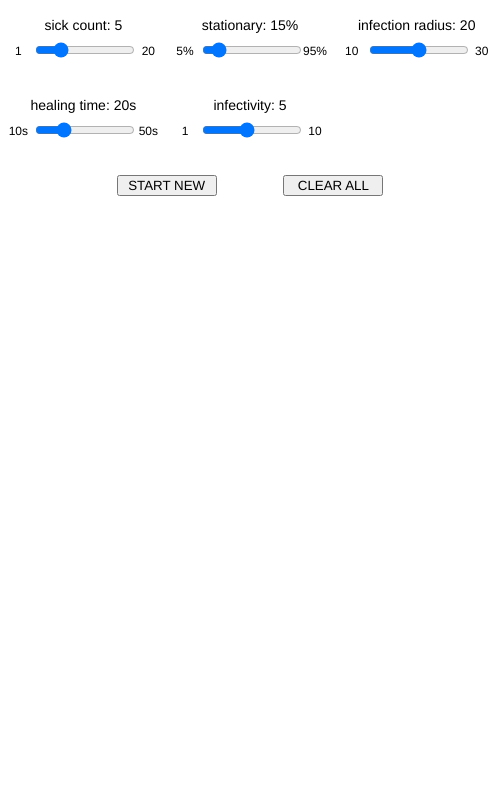
Frame 1 (no input)
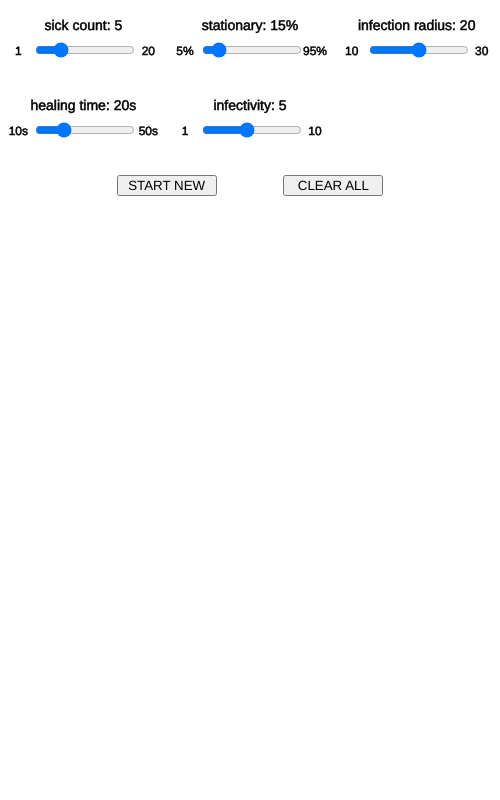
Frame 60 (no input)
Frame 120 (the mouse pressed at the canvas centre since frame 60): identical to frame 60, image omitted

The p5.js sketch that drew these frames (run headless with seeded random() and noise() and a simulated clock; from frame 60 on, the mouse is pressed at the canvas centre):

// p5.js sketch
// ── sketch.js
'use strict';

const WIDTH = 500;
const HEIGHT = 800;

const Y_MARGINAL_TOP = 200; // Marginal size at the top of the canvas
const Y_MARGINAL_BOTTOM = 100; // Marginal size at the bottom of the canvas

// Variables for DOM elements at the top of the canvas
let startButton;
let clearAllButton;

let sickSlider;
let stationaryProbabilitySlider;
let infectionRadiusSlider;
let healingTimeSlider;
let infectivitySlider;

// Runtime variables
let runId;                  // Each run is assigned a unique runId to store run specific history.
let particles = [];         // Array to store all the particles visible in the canvas.
let particleCount = 100;    // Total number of particles in the canvas.

// Simulation parameters
let startSickCount;         // Sick count at the beginning of the simulation.
let stationaryProbability;  // Probability for a particle to be a stationary particle.
let infectionRadius;        // Radius where the sick may contract the disease
let healingTime;            // Time it takes to heal from the infection (seconds)
let infectivity;            // How well the infection spreads.

let currentSickCount = 0;   // Count of sick particles at each frame.
let sickHistory = {};       // Object to store history of previous runs.

let sliderTextsAbove = [];
let sliderTextsSides = [];

function createSliderWithText(values) {
  const { min, max, start, step, unit, row, col, text } = values;
  const slider = createSlider(min, max, start, step);
  slider.size(100)
  slider.position((2 * col - 1) * WIDTH / 6 - 50, (2 * row - 1) * Y_MARGINAL_TOP / 5);

  sliderTextsAbove.push({ text, target: slider, x: slider.x + 50, y: slider.y - 10, unit })
  sliderTextsSides.push(
    { text: `${min}${unit}`, x: slider.x - 15, y: slider.y + 15 },
    { text: `${max}${unit}`, x: slider.x + slider.width + 15, y: slider.y + 15 }
  );
  return slider;
}

// Update the statistics shown at the bottom of the canvas
function updateStats() {
  strokeWeight(2);
  stroke(0, 0, 0);
  fill(255, 0, 0);

  // Refresh the sickHistory array only every 20th frame so that it does not get too expensive to
  // draw
  if (frameCount % 20 === 0 && currentSickCount) {
    sickHistory[runId].values.push(currentSickCount);
  }

  // Draw a bar chart at the bottom of the page plotting time vs. sick count
  strokeWeight(2);
  Object.values(sickHistory).forEach((run) => {
    stroke(run.color);
    for (let i = 0; i < run.values.length; i++) {
      if (i) {
        const yPrevious = run.values[i - 1] / particles.length * Y_MARGINAL_BOTTOM;
        const yCurrent = run.values[i] / particles.length * Y_MARGINAL_BOTTOM;
        const xPrevious = (i - 1) * 3;
        const xCurrent = i * 3;
        line(xPrevious, height - yPrevious, xCurrent, height - yCurrent);
      }
    }
  });
}

// Reset particles and start the simulation
function reset() {
  // Assign new runId
  runId = getRunId(10);

  // Clear the timeouts of any particles from previous run
  particles.forEach(particle => clearTimeout(particle.timeoutId));

  // Reset particles and statistics
  particles = [];
  sickHistory[runId] = {};
  sickHistory[runId].color = getRandomColor();
  sickHistory[runId].values = [];
  currentSickCount = 0;

  // Read the initial particle & sick counts from the slider values
  stationaryProbability = stationaryProbabilitySlider.value()/100;
  startSickCount = sickSlider.value();
  infectionRadius = infectionRadiusSlider.value();
  healingTime = healingTimeSlider.value();
  infectivity = infectivitySlider.value()/50;

  // Create healthy particles
  Array(particleCount - startSickCount).fill().forEach(() => particles.push(new Particle()));
  // Create sick particles
  Array(startSickCount).fill().forEach(() => particles.push(new Particle(true)));
}

// Clear the state, including the drawn sick history
function clearAll() {
  sickHistory = {};

  // Clear the timeouts of any particles from previous run
  particles.forEach(particle => clearTimeout(particle.timeoutId));

  // Reset particles
  particles = [];
}

// p5.js setup function. Called once when the program starts.
function setup() {
  // Create a start button which upon pressed resets the state and starts the simulation
  startButton = createButton('START NEW');
  startButton.size(100)
  startButton.position(WIDTH / 3 - 50, Y_MARGINAL_TOP - 25);
  startButton.mousePressed(reset);

  // Create a button to clean all
  clearAllButton = createButton('CLEAR ALL');
  clearAllButton.size(100)
  clearAllButton.position(2 * WIDTH / 3 - 50, Y_MARGINAL_TOP - 25);
  clearAllButton.mousePressed(clearAll);

  // Define sliders
  const sliders = [
    { min: 1, max: 20, start: 5, step: 1, unit: '', row: 1, col: 1, text: 'sick count' },
    { min: 5, max: 95, start: 10, step: 10, unit: '%', row: 1, col: 2, text: 'stationary' },
    { min: 10, max: 30, start: 20, step: 5, unit: '', row: 1, col: 3, text: 'infection radius' },
    { min: 10, max: 50, start: 20, step: 5, unit: 's', row: 2, col: 1, text: 'healing time' },
    { min: 1, max: 10, start: 5, step: 1, unit: '', row: 2, col: 2, text: 'infectivity' },
  ];
  [
    sickSlider,
    stationaryProbabilitySlider,
    infectionRadiusSlider,
    healingTimeSlider,
    infectivitySlider
  ] = sliders.map(slider => createSliderWithText(slider))

  // Create the actual canvas
  createCanvas(WIDTH, HEIGHT);
}

// p5.js draw function. Continuously executes to update the canvas.
function draw() {
  background('rgb(255, 255, 255)');

  // For each particle, we will
  //  * calculate new position
  //  * check whether it should be infected or not
  //  * update its graphics in the canvas
  particles.forEach((particle, index) => {
    particle.move();
    particle.infect(particles.slice(index + 1));
    particle.update();
  });

  // Update current sick count
  currentSickCount = particles.filter(p => p.isInfected).length;

  // Set text properties
  fill(0, 0, 0);
  strokeWeight(0.5);
  textAlign(CENTER)
  textSize(14);

  // Draw the text fields
  sliderTextsAbove.forEach(t => text(`${t.text}: ${t.target.value()}${t.unit}`, t.x, t.y));

  textSize(12);
  sliderTextsSides.forEach(t => text(t.text, t.x, t.y));

  // Finally, update the run specific statistics
  updateStats();
}

// ── Particle.js
'use strict';

const HEALTHY_COLOR = 'rgba(200, 200, 200, 0.7)';
const SICK_COLOR = 'rgba(200, 50, 50, 0.7)';
const IMMUNE_COLOR = 'rgba(0, 255, 0, 0.7)';

const SPEED_SCALE = 1.2;          // Particle speed scale

// Class to represent a single particle.
class Particle {
  constructor(isInfected = false) {
    // Start at a random position in the canvas
    this.x = random(0, width);
    this.y = random(0 + Y_MARGINAL_TOP, height - Y_MARGINAL_BOTTOM);
    this.r = 10;

    // Roll the dice for the particle being a stationary particle
    if (random(0, 1) <= stationaryProbability) {
      this.xSpeed = 0;
      this.ySpeed = 0;
    } else {
      // Create a unit vector to guarantee same speed for every particle
      const { x, y } = p5.Vector.random2D();
      this.xSpeed = SPEED_SCALE * x;
      this.ySpeed = SPEED_SCALE * y;
    }

    // Set a variable to store whether this particle has already been infected or not
    this.isImmune = false;

    // Set the infected status and color of the particle
    this.isInfected = isInfected;
    this.color = isInfected ? SICK_COLOR : HEALTHY_COLOR;
    if (isInfected) {
      this.getInfection();
    }
  }

  // Update a particle.
  update() {
    strokeWeight(0.5);
    stroke(0, 0, 0);
    fill(this.color);
    circle(this.x, this.y, this.r);
  }

  // Move the particle to the direction of the speed
  move() {
    // Invert the x-speed if the particle hits the walls
    if(this.x <= 0 || this.x >= width) {
      this.xSpeed *= -1;
    }

    // Invert the y-speed if the particle hits the ceiling or the floor
    if(this.y <= 0 + Y_MARGINAL_TOP + this.r / 2 || this.y >= height - Y_MARGINAL_BOTTOM - this.r / 2) {
      this.ySpeed *= -1;
    }

    // Calculate new position
    this.x += this.xSpeed;
    this.y += this.ySpeed;
  }

  // Infect this particle
  getInfection() {
    this.color = SICK_COLOR;
    this.isInfected = true;

    // Create a timeout function to set the recovery of this particle.
    this.timeoutId = setTimeout(() => {
      this.color = IMMUNE_COLOR;
      this.isImmune = true;
      this.isInfected = false;
    }, random(0.7, 1) * healingTime * 1000);
  }

  // Draw a line between this particle and its nearby particles. If any nearby particle is
  // infected, there is a chance also this particle gets infected.
  infect(particleArray) {
    particleArray.forEach((neighbor) => {
      const distance = dist(this.x, this.y, neighbor.x, neighbor.y);
      if(distance < infectionRadius) {
        // Draw a black line between the point and the neighbor
        strokeWeight(2);
        stroke('rgba(0, 0, 0, 1)');
        line(this.x, this.y, neighbor.x, neighbor.y);

        // Roll the dice for receiving infection
        if (!this.isImmune && !this.isInfected && neighbor.isInfected && (random(0, 1) < infectivity)) {
          this.getInfection();
        }
      }
    });
  }
}

// ── utils.js
// Get a random runId of the provided length
function getRunId(length) {
  var result = '';
  var characters = 'abcdefghijklmnopqrstuvwxyz0123456789';
  for ( var i = 0; i < length; i++ ) {
     result += characters[(floor(random(0, 1) * characters.length))];
  }
  console.log({ result })
  return result;
}

// Get a random RGB color
function getRandomColor() {
  return color(random(0, 255), random(0, 255), random(0, 255));
}
